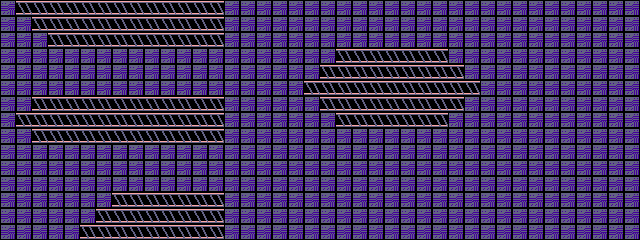

Tiled map render using the project's own tile images. Description and the map definition, with tile-layer contents summarised, below:
An orthogonal 40x15 tile map with 16x16 px tiles, 1 tile layer (Tile Layer 1) and 26 objects.

<map version="1.0" orientation="orthogonal" renderorder="right-down" width="40" height="15" tilewidth="16" tileheight="16" nextobjectid="36">
 <tileset firstgid="1" name="tiles" tilewidth="16" tileheight="16" tilecount="32">
  <image source="tiles.png" width="128" height="64" />
  <tile id="0">
   <properties>
    <property name="col" value="0" />
   </properties>
  </tile>
  <tile id="1">
   <properties>
    <property name="col" value="0" />
   </properties>
  </tile>
  <tile id="2">
   <properties>
    <property name="col" value="0" />
   </properties>
  </tile>
  <tile id="3">
   <properties>
    <property name="col" value="0" />
   </properties>
  </tile>
  <tile id="4">
   <properties>
    <property name="col" value="0" />
   </properties>
  </tile>
  <tile id="5">
   <properties>
    <property name="col" value="0" />
   </properties>
  </tile>
  <tile id="6">
   <properties>
    <property name="col" value="0" />
   </properties>
  </tile>
  <tile id="8">
   <properties>
    <property name="col" value="1" />
   </properties>
  </tile>
  <tile id="9">
   <properties>
    <property name="col" value="1" />
   </properties>
  </tile>
  <tile id="10">
   <properties>
    <property name="col" value="1" />
   </properties>
  </tile>
  <tile id="11">
   <properties>
    <property name="col" value="1" />
    <property name="die" value="" />
   </properties>
  </tile>
  <tile id="12">
   <properties>
    <property name="col" value="1" />
   </properties>
  </tile>
  <tile id="13">
   <properties>
    <property name="col" value="0" />
   </properties>
  </tile>
  <tile id="14">
   <properties>
    <property name="col" value="0" />
   </properties>
  </tile>
  <tile id="16">
   <properties>
    <property name="col" value="0" />
   </properties>
  </tile>
  <tile id="17">
   <properties>
    <property name="col" value="0" />
   </properties>
  </tile>
  <tile id="18">
   <properties>
    <property name="col" value="0" />
   </properties>
  </tile>
  <tile id="19">
   <properties>
    <property name="col" value="0" />
   </properties>
  </tile>
  <tile id="20">
   <properties>
    <property name="col" value="1" />
   </properties>
  </tile>
  <tile id="21">
   <properties>
    <property name="col" value="0" />
   </properties>
  </tile>
  <tile id="22">
   <properties>
    <property name="col" value="0" />
   </properties>
  </tile>
  <tile id="24">
   <properties>
    <property name="col" value="0" />
   </properties>
  </tile>
  <tile id="25">
   <properties>
    <property name="col" value="1" />
   </properties>
  </tile>
  <tile id="26">
   <properties>
    <property name="col" value="1" />
   </properties>
  </tile>
  <tile id="27">
   <properties>
    <property name="col" value="1" />
   </properties>
  </tile>
  <tile id="28">
   <properties>
    <property name="col" value="0" />
   </properties>
  </tile>
  <tile id="29">
   <properties>
    <property name="col" value="0" />
   </properties>
  </tile>
  <tile id="30">
   <properties>
    <property name="col" value="0" />
   </properties>
  </tile>
 </tileset>
 <layer name="Tile Layer 1" width="40" height="15">
  <data>[600 cells, 600 non-empty, 2 distinct tile ids]</data>
 </layer>
 <objectgroup name="Object Layer 1">
  <object id="8" gid="20" x="608" y="176" width="16" height="16">
   <properties>
    <property name="e" value="0" />
   </properties>
  </object>
  <object id="9" gid="20" x="544" y="192" width="16" height="16">
   <properties>
    <property name="e" value="0" />
   </properties>
  </object>
  <object id="10" gid="20" x="480" y="224" width="16" height="16">
   <properties>
    <property name="e" value="0" />
   </properties>
  </object>
  <object id="11" gid="20" x="608" y="96" width="16" height="16">
   <properties>
    <property name="e" value="0" />
   </properties>
  </object>
  <object id="13" gid="20" x="576" y="48" width="16" height="16">
   <properties>
    <property name="e" value="0" />
   </properties>
  </object>
  <object id="14" gid="20" x="240" y="96" width="16" height="16">
   <properties>
    <property name="e" value="0" />
   </properties>
  </object>
  <object id="15" gid="20" x="176" y="192" width="16" height="16">
   <properties>
    <property name="e" value="0" />
   </properties>
  </object>
  <object id="16" gid="20" x="352" y="192" width="16" height="16">
   <properties>
    <property name="e" value="0" />
   </properties>
  </object>
  <object id="17" gid="20" x="352" y="208" width="16" height="16">
   <properties>
    <property name="e" value="0" />
   </properties>
  </object>
  <object id="18" gid="20" x="352" y="224" width="16" height="16">
   <properties>
    <property name="e" value="0" />
   </properties>
  </object>
  <object id="19" gid="20" x="352" y="240" width="16" height="16">
   <properties>
    <property name="e" value="0" />
   </properties>
  </object>
  <object id="20" gid="20" x="336" y="208" width="16" height="16">
   <properties>
    <property name="e" value="0" />
   </properties>
  </object>
  <object id="21" gid="20" x="336" y="224" width="16" height="16">
   <properties>
    <property name="e" value="0" />
   </properties>
  </object>
  <object id="22" gid="20" x="336" y="240" width="16" height="16">
   <properties>
    <property name="e" value="0" />
   </properties>
  </object>
  <object id="23" gid="20" x="320" y="224" width="16" height="16">
   <properties>
    <property name="e" value="0" />
   </properties>
  </object>
  <object id="25" gid="20" x="320" y="240" width="16" height="16">
   <properties>
    <property name="e" value="0" />
   </properties>
  </object>
  <object id="26" gid="20" x="304" y="240" width="16" height="16">
   <properties>
    <property name="e" value="0" />
   </properties>
  </object>
  <object id="27" gid="20" x="496" y="16" width="16" height="16">
   <properties>
    <property name="e" value="0" />
   </properties>
  </object>
  <object id="28" gid="20" x="368" y="208" width="16" height="16">
   <properties>
    <property name="e" value="0" />
   </properties>
  </object>
  <object id="29" gid="20" x="368" y="224" width="16" height="16">
   <properties>
    <property name="e" value="0" />
   </properties>
  </object>
  <object id="30" gid="20" x="368" y="240" width="16" height="16">
   <properties>
    <property name="e" value="0" />
   </properties>
  </object>
  <object id="31" gid="20" x="384" y="224" width="16" height="16">
   <properties>
    <property name="e" value="0" />
   </properties>
  </object>
  <object id="32" gid="20" x="384" y="240" width="16" height="16">
   <properties>
    <property name="e" value="0" />
   </properties>
  </object>
  <object id="33" gid="20" x="400" y="240" width="16" height="16">
   <properties>
    <property name="e" value="0" />
   </properties>
  </object>
  <object id="34" gid="20" x="112" y="192" width="16" height="16">
   <properties>
    <property name="e" value="0" />
   </properties>
  </object>
  <object id="35" gid="20" x="160" y="96" width="16" height="16">
   <properties>
    <property name="e" value="0" />
   </properties>
  </object>
 </objectgroup>
</map>
